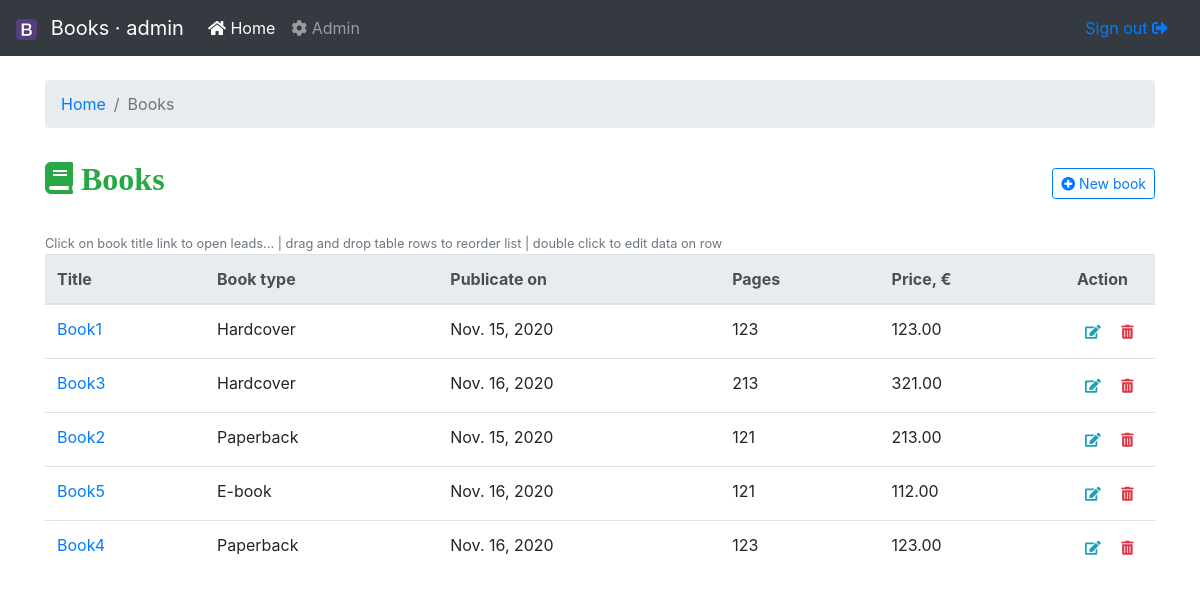
/books/ (signed in), run on an earlier commit of the app's database.
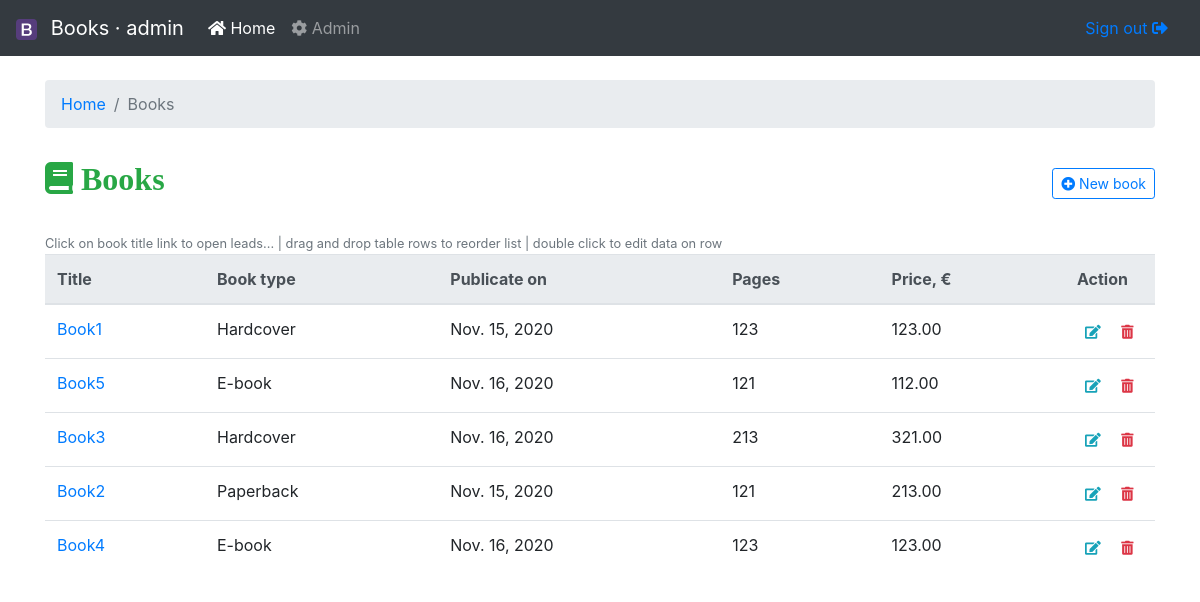
And on a later commit of the database.
### books/models.py (models this page shows, shortened)
class Book(models.Model):
    HARDCOVER = 1
    PAPERBACK = 2
    EBOOK = 3
    BOOK_TYPES = (
        (HARDCOVER, 'Hardcover'),
        (PAPERBACK, 'Paperback'),
        (EBOOK, 'E-book'),
    )
    title = models.CharField(max_length=50, verbose_name='Title')
    publication_date = models.DateField(null=True, verbose_name='Publicate on')
    price = models.DecimalField(max_digits=5, decimal_places=2, verbose_name='Price, €')
    pages = models.IntegerField(blank=True, null=True, verbose_name='Pages')
    book_type = models.PositiveSmallIntegerField(choices=BOOK_TYPES, verbose_name='Book type')
    order = OrderField(blank=True, verbose_name='Order #')
    class Meta:
        ordering = ['order']
        verbose_name = 'Book'
        verbose_name_plural = 'Books'

### books/views.py (the view)
# urls.py: path('books/', books_list, name='books-list'),
@login_required
def books_list(request):
    books = Book.objects.all()
    context = {"title": "Books", "object_list": books}
    return render(request, 'books/books.html', context)

### cms/templatetags/cms_tags.py (called while the page is built)
@register.filter(name='verbose_name')
def get_verbose_name(object, attr='verbose_name'):
    obj = object.model if hasattr(object, 'model') else object
    if ':' in attr and attr.split(':', 1)[0].lower() == 'field':
        field = attr.split(':', 1)[1]
        attr = 'verbose_name' if hasattr(obj._meta.get_field(field), 'verbose_name') else 'name'
        return getattr(obj._meta.get_field(field), attr) if obj else None
    else:
        attr = attr if hasattr(obj._meta, attr) else 'object_name'
        return getattr(obj._meta, attr) if obj else None

@register.filter(name='model_name')
def get_model_name(object, with_app=True):
    obj = object.model if hasattr(object, 'model') else object
    return '{}:{}'.format(obj._meta.app_label, obj._meta.model_name) if with_app else obj._meta.model_name if obj else None

### templates/books/books.html (shortened to what this page needs)
{% extends 'base.html' %}
{% load cms_tags %}
{% block content %}
<nav aria-label="breadcrumb">
  <ol class="breadcrumb">
    <li class="breadcrumb-item"><a href="{% url 'books:home' %}">Home</a></li>
    <li class="breadcrumb-item active" aria-current="page">{{ object_list|verbose_name:'verbose_name_plural' }}</li>
  </ol>
</nav>
{% with object_list as books %}
  <div class="d-flex justify-content-between flex-wrap flex-md-nowrap align-items-center pt-3 pb-2 mb-3">
      <h1 class="h2"><i class="fas fa-book text-success"> {{ title }}</i></h1>
      <div class="btn-toolbar mb-2 mb-md-0">
          <a class="btn btn-sm btn-outline-primary ajax-load-form" href="{% url 'books:book-create' %}">
          <i class="fas fa-plus-circle"></i> New {{ books|verbose_name|lower }}</a>
      </div>
  </div>
  <small class="text-muted">Click on book title link to open leads... | drag and drop table rows to reorder list | double click to edit data on row</small>
  <table class="table table-hover" id="table-ajax">
    <thead class="thead-light">
      <tr>
        <th>{{ books|verbose_name:'field:title' }}</th>
        <th>{{ books|verbose_name:'field:book_type' }}</th>
        <th>{{ books|verbose_name:'field:publication_date' }}</th>
        <th>{{ books|verbose_name:'field:pages' }}</th>
        <th>{{ books|verbose_name:'field:price' }}</th>
        <th>Action</th>
      </tr>
    </thead>
    <tbody class="order" data-url="{% url 'cms:reorder' object_list|model_name %}">
      {% include 'books/books_list.html' %}
    </tbody>
  </table>
{% endwith %}
{% endblock %}

### templates/books/books_list.html (shortened to what this page needs)
{% load cms_tags %}
{% for book in object_list %}
<tr id="{{ book.pk }}">
    <td><a href="{% url 'books:leads-list' book.pk %}" title="Leads">{{ book.title }}</a></td>
    <td>{{ book.get_book_type_display }}</td>
    <td>{{ book.publication_date }}</td>
    <td>{{ book.pages }}</td>
    <td>{{ book.price }}</td>
    <td>
        <a href="{% url 'books:book-update' book.pk %}"
            class="btn btn-outline-info btn-sm border-0 rounded-circle ajax-load-form" title="Edit"
            name="edit" id="editButton-{{ book.pk }}"><i class="fa fa-edit"></i></a>
        <a href="{% url 'books:book-delete' book.pk %}"
            class="btn btn-outline-danger btn-sm border-0 rounded-circle ajax-load-form" title="Delete"
            name="delete" id="deleteButton-{{ book.pk }}"><i class="fa fa-trash-alt"></i></a>
    </td>
</tr>
{% empty %}
<tr>
    <td colspan="100%" class="text-center bg-warning">No {{ object_list|verbose_name|lower }}</td>
</tr>
{% endfor %}

What changed in the data, as far as the page shows it:
changed Book "Book5": moves up the list
changed Book "Book4": book_type "Paperback" → "E-book"
